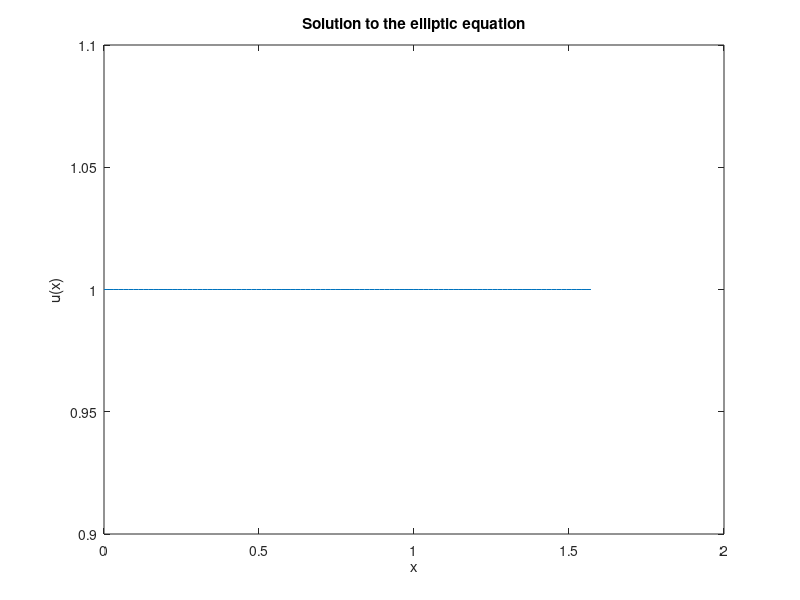

This chart was generated by the following MATLAB code:
% Parameters
L = pi/2;  % length of the interval
N = 100;   % number of grid points
x = linspace(0, L, N); % discretized domain
dx = L / (N - 1);

% Initialize the matrix and right-hand side
K = zeros(N, N); % stiffness matrix
F = ones(N, 1);  % right-hand side (since -∆u + u = 1)

% Fill the stiffness matrix using finite differences for -∆u + u
for i = 2:N-1
    K(i,i-1) = -1 / dx^2;  % contribution from second derivative
    K(i,i) = 2 / dx^2 + 1; % contribution from the u term
    K(i,i+1) = -1 / dx^2;
end

% Apply Neumann boundary conditions
K(1,1) = 1;   % for ∂u/∂n(0) = 1
K(N,N) = 1;   % for ∂u/∂n(π/2) = 1
F(1) = 1;     % corresponding to Neumann condition at x = 0
F(N) = 1;     % corresponding to Neumann condition at x = π/2

% Solve the system
U = K \ F;

% Plot the solution
figure;
plot(x, U);
title('Solution to the elliptic equation');
xlabel('x');
ylabel('u(x)');